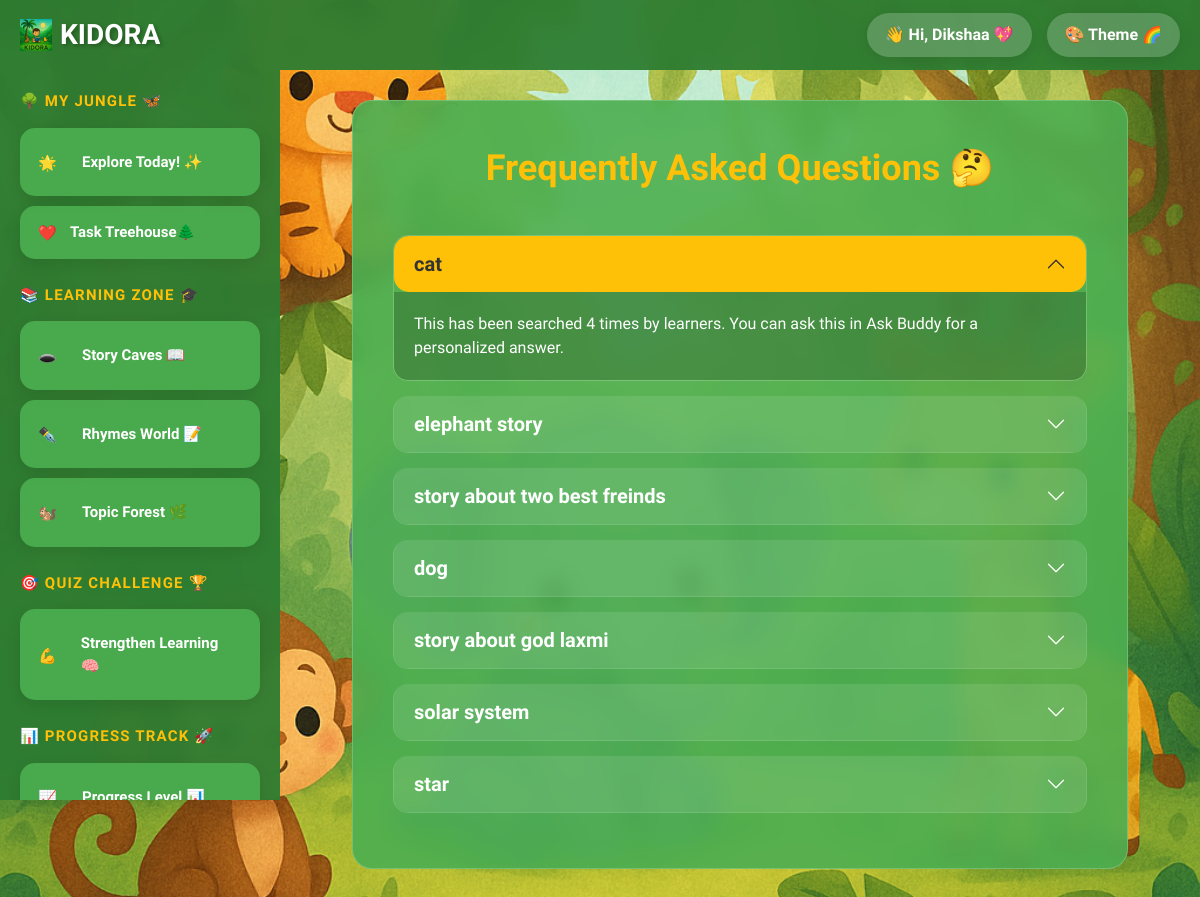
/dashboard/faq/ (signed in), run on the app's committed database.
### dashboard/models.py (models this page shows, shortened)
class FrequentQuestion(models.Model):
    question_text = models.CharField(max_length=300, db_index=True)
    search_count = models.PositiveIntegerField(default=1)
    last_searched = models.DateTimeField(auto_now=True)

### dashboard/views.py (the view)
# urls.py: path('faq/', views.faq, name='faq'),
@login_required
def faq(request):
    frequent_questions = FrequentQuestion.objects.order_by('-search_count', '-last_searched')[:10]
    return render(request, 'dashboard/faq.html', {
        'frequent_questions': frequent_questions,
        'first_name': request.user.first_name,
    })

### accounts/context_processors.py (called while the page is built)
def coins_context(request):
    coins = 0
    if request.user.is_authenticated:
        profile, created = UserProfile.objects.get_or_create(user=request.user, defaults={'coins': 250})
        if not created and profile.coins == 0:
            profile.coins = 250
            profile.save(update_fields=['coins'])
        coins = profile.coins
    return {'coins': coins}

### templates/dashboard/faq.html (shortened to what this page needs)
{% load static %}
<!DOCTYPE html>
<html lang="en">
<head>
    <link href="https://cdn.jsdelivr.net/npm/bootstrap@5.0.2/dist/css/bootstrap.min.css" rel="stylesheet">
</head>
<body class="theme-jungle">
    <div class="header">
        <div class="logo">
            <img src="{% static 'images/main_logo.jpeg' %}" alt="Kidora Logo" style="height: 32px; width: 32px; vertical-align: middle; margin-right: 8px;">
        <span style="font-weight: bold;"><span class="logo-text"><a href="{% url 'dashboard' %}" style="text-decoration: none; color: white;">  KIDORA</a></span></span>
        </div>
        <div class="header-right">
            <div class="user-info" onclick="toggleUserDropdown()">
                👋 Hi, {{first_name}} 💖
            </div>
            <div class="theme-selector" onclick="toggleThemeDropdown()">
                🎨 Theme 🌈
            </div>
        </div>
    </div>
    <div class="container">
        <div class="sidebar">
            <div class="nav-section">
                <div class="nav-title">🌳 My Jungle 🦋</div>
                <div class="nav-item">
                    <div class="nav-icon">🌟</div>
                    <a href="{% url 'dashboard' %}" class="user-option"> Explore Today! ✨ </a>
                </div>
                <a href="{% url 'homework_list' %}" class="nav-item">
                    <div class="nav-icon">❤️</div>
                    Task Treehouse🌲
                </a>
            </div>
            <div class="nav-section">
                <div class="nav-title">📚 Learning Zone 🎓</div>
                <div class="nav-item">
                    <div class="nav-icon">🕳️</div>
                    <a href="{% url 'story_generate' %}" class="user-option">Story Caves 📖</a>
                </div>
                <div class="nav-item">
                    <div class="nav-icon">✒️</div>
                    <a href="{% url 'rhyme_generator' %}" class="user-option">Rhymes World 📝</a>
                </div>
                <div class="nav-item">
                   <div class="nav-icon">🐿️</div>
                   <a href="{% url 'forest' %}" class="user-option"> Topic Forest 🌿</a>
               </div>
            </div>
            <div class="nav-section">
                <div class="nav-title">🎯 Quiz Challenge 🏆</div>
                <div class="nav-item">
                    <div class="nav-icon">💪</div>
                    <a href="{% url 'quiz' %}" class="user-option" color:white>Strengthen Learning 🧠</a>
                </div>
            </div>
            <div class="nav-section">
                <div class="nav-title">📊 Progress Track 🚀</div>
                <div class="nav-item">
                    <div class="nav-icon">📈</div>
                    <a href="{% url 'progress_level' %}" class="user-option">Progress Level 📊</a>
                </div>
            </div>
        </div>
        <div class="main-content">
            <div class="faq-container">
                <div class="faq-header">
                    <div class="faq-title">Frequently Asked Questions 🤔</div>
                </div>
                <div class="accordion" id="faqAccordion">
                    {% if frequent_questions %}
                        {% for question in frequent_questions %}
                            <div class="accordion-item">
                                <h2 class="accordion-header" id="headingDynamic{{ forloop.counter }}">
                                    <button class="accordion-button {% if not forloop.first %}collapsed{% endif %}" type="button" data-bs-toggle="collapse" data-bs-target="#collapseDynamic{{ forloop.counter }}" aria-expanded="{% if forloop.first %}true{% else %}false{% endif %}" aria-controls="collapseDynamic{{ forloop.counter }}">
                                        {{ question.question_text }}
                                    </button>
                                </h2>
                                <div id="collapseDynamic{{ forloop.counter }}" class="accordion-collapse collapse {% if forloop.first %}show{% endif %}" aria-labelledby="headingDynamic{{ forloop.counter }}" data-bs-parent="#faqAccordion">
                                    <div class="accordion-body">
                                        This has been searched {{ question.search_count }} time{{ question.search_count|pluralize }} by learners. You can ask this in Ask Buddy for a personalized answer.
                                    </div>
                                </div>
                            </div>
                        {% endfor %}
                    {% endif %}
                </div>
            </div>
        </div>
    </div>
</body>
</html>

### data on the page
FrequentQuestion: question_text "cat", search_count "4"
FrequentQuestion: question_text "elephant story"
FrequentQuestion: question_text "story about two best freinds"
FrequentQuestion: question_text "dog"
FrequentQuestion: question_text "story about god laxmi"
FrequentQuestion: question_text "solar system"
FrequentQuestion: question_text "star"

### other printed values
{{ first_name }} "Dikshaa"
